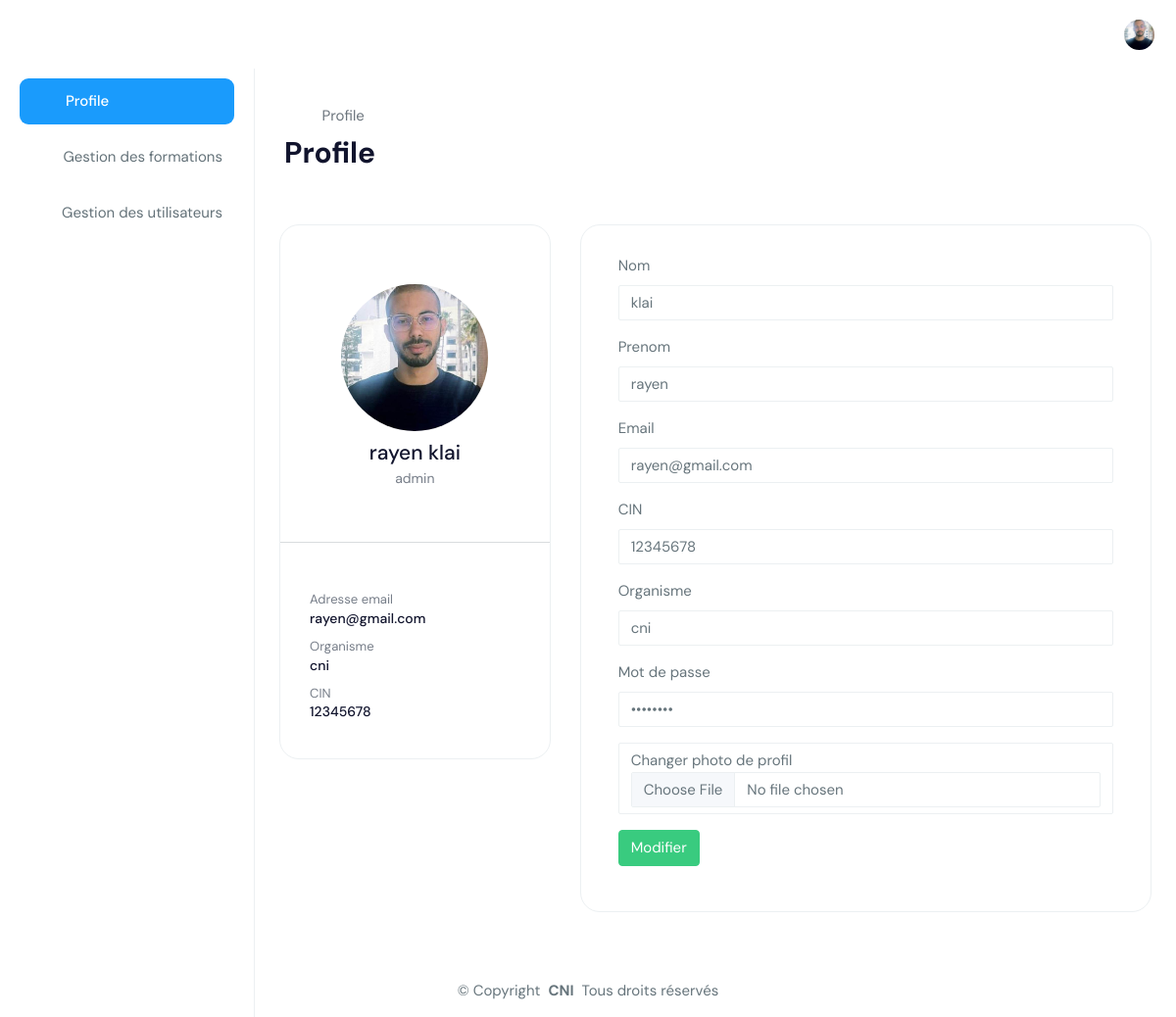
/admin (signed in), run on an earlier commit of the app's database.
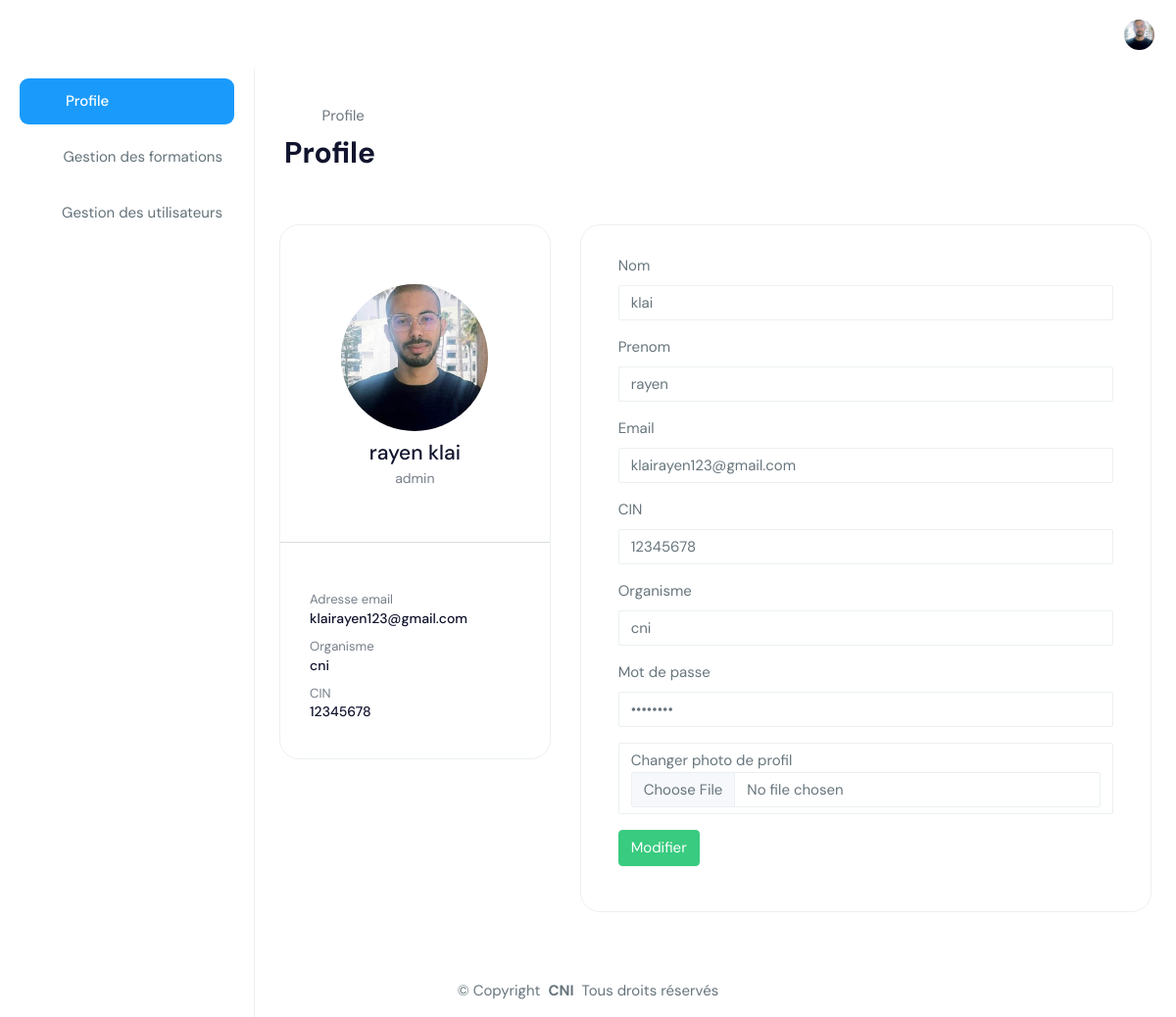
And on a later commit of the database.
### user/models.py (models this page shows, shortened)
class Profile(AbstractBaseUser, PermissionsMixin):
    email = models.EmailField(unique=True)
    first_name = models.CharField(max_length=30)
    last_name = models.CharField(max_length=30)
    cin_regex = RegexValidator(regex=r'^\d{8}$', message="CIN must be an 8-digit number.")
    cin = models.CharField(validators=[cin_regex], max_length=8)  # 8-digit number
    organisme = models.CharField(max_length=255)  # String field for organisme
    role = models.CharField(max_length=255)  # String field for role
    is_active = models.BooleanField(default=True)
    is_staff = models.BooleanField(default=False)
    img = models.ImageField(default='def.png',null=True,blank=True) # Image field for profile image
    objects = CustomUserManager()
    USERNAME_FIELD = 'email'
    REQUIRED_FIELDS = ['first_name', 'last_name', 'cin', 'organisme', 'role']

### customadmin/views.py (the view, shortened to what this page needs)
# urls.py: path('',views.Monprofile,name='monprofil'),
@custom_login_required
@staff_member_required
def Monprofile(request):
    user = request.user
    context = {
        'user': user,
        'messages': messages.get_messages(request)
    }
    return render(request, 'monprofile.html', context)

### templates/monProfile.html (shortened to what the changed rows need)
{% extends 'base.html' %}
{% load static %}
{% block content %}
<div class="page-wrapper">
<div class="page-breadcrumb">
    <div class="row align-items-center">
        <div class="col-6">
            <h1 class="mb-0 fw-bold">Profile</h1>
        </div>
    </div>
</div>
<div class="container-fluid">
    <div class="row">
        <div class="col-lg-4 col-xlg-3 col-md-5">
            <div class="card">
                <div class="card-body">
                    <center class="m-t-30"> <img src="{{user.img.url}}"
                            class="rounded-circle" width="150" />
                        <h4 class="card-title m-t-10">{{ user.first_name }} {{user.last_name}}</h4>
                        <h6 class="card-subtitle">{{user.role}}</h6>
                    </center>
                </div>
                <div class="card-body"> <small class="text-muted">Adresse email</small>
                    <h6>{{user.email}}</h6> <small class="text-muted p-t-30 db">Organisme</small>
                    <h6>{{user.organisme}}</h6> <small class="text-muted p-t-30 db">CIN</small>
                    <h6>{{user.cin}}</h6>
                </div>
            </div>
        </div>
        <div class="col-lg-8 col-xlg-9 col-md-7">
            <div class="card">
                <div class="card-body">
                    <form method="POST" enctype="multipart/form-data" class="form-horizontal form-material mx-2">
                        <div class="form-group">
                            <div class="col-md-12">
                                <input type="text" name="nom" value="{{user.last_name}}""
                                    class="form-control form-control-line">
                            </div>
                        </div>
                        <div class="form-group">
                            <div class="col-md-12">
                                <input type="text" name="prenom" value="{{user.first_name}}"
                                    class="form-control form-control-line">
                            </div>
                        </div>
                        <div class="form-group">
                            <div class="col-md-12">
                                <input type="email"  value={{user.email}}
                                    class="form-control form-control-line" name="email"
                                    id="email">
                            </div>
                        </div>
                        <div class="form-group">
                            <div class="col-md-12">
                                <input type="text" name="cin" value={{user.cin}}
                                    class="form-control form-control-line">
                            </div>
                        </div>
                        <div class="form-group">
                            <div class="col-md-12">
                                <input name="org" type="text" name="org"  value="{{user.organisme}}"
                                    class="form-control form-control-line">
                            </div>
                        </div>
                    </form>
                </div>
            </div>
        </div>
    </div>
</div>
{% endblock %}

### templates/base.html (shortened to what this page needs)
<!DOCTYPE html>
<html dir="ltr" lang="en">
{% load static %}
<head>
    <link href="{% static 'assets/libs/chartist/dist/chartist.min.css'%}" rel="stylesheet">
    <link href="{% static 'assets/libs/chartist-plugin-tooltips/dist/chartist-plugin-tooltip.css'%}" rel="stylesheet">
    <link href="{% static 'dist/css/style.min.css'%}" rel="stylesheet">
</head>
<body>
    <div id="main-wrapper" data-layout="vertical" data-navbarbg="skin5" data-sidebartype="full"
        data-sidebar-position="absolute" data-header-position="absolute" data-boxed-layout="full">
        <header class="topbar" data-navbarbg="skin6">
            <nav class="navbar top-navbar navbar-expand-md navbar-light">
                <div class="navbar-collapse collapse" id="navbarSupportedContent" data-navbarbg="skin5">
                    <ul class="navbar-nav float-end">
                        <li class="nav-item dropdown">
                            <a class="nav-link dropdown-toggle text-muted waves-effect waves-dark pro-pic" href="#" id="navbarDropdown" role="button" data-bs-toggle="dropdown" aria-expanded="false">
                                <img src="{{user.img.url}}" alt="user" class="rounded-circle" width="31">
                            </a>
                        </li>
                    </ul>
                </div>
            </nav>
        </header>
        <aside class="left-sidebar" data-sidebarbg="skin6">
            <div class="scroll-sidebar"  >
                <nav class="sidebar-nav" >
                    <ul id="sidebarnav">
                        <li class="sidebar-item"> <a class="sidebar-link waves-effect waves-dark sidebar-link"
                            href="{% url 'monprofil' %}" aria-expanded="false"><i
                                    class="mdi mdi-account-network"></i><span class="hide-menu">Profile</span></a></li>
                                    <li class="sidebar-item"> <a class="sidebar-link waves-effect waves-dark sidebar-link"
                                href="{% url 'index' %}" aria-expanded="false"><i class="mdi mdi-chair-school"></i><span
                                    class="hide-menu">Gestion des formations</span></a></li>
                                        <li class="sidebar-item">
                                            <a class="sidebar-link waves-effect waves-dark sidebar-link"  href="{% url 'indexUser' 0 %}" aria-expanded="false"
                                                onmouseover="showSubMenu()" onmouseout="hideSubMenu()">
                                                <i class="mdi mdi-human-male-female"></i>
                                                <span class="hide-menu">Gestion des utilisateurs</span>
                                            </a>
                                        </li>
                    </ul>
                </nav>
            </div>
        </aside>
        {% block content %}
        {% endblock %}
    </div>
</body>
<div class="container copyright text-center mt-4">
    <p>&copy; <span>Copyright</span> <strong class="px-1">CNI</strong> <span>Tous droits réservés</span></p>
  </div>
</html>

What changed in the data, as far as the page shows it:
changed Profile "rayen": email "rayen@gmail.com" → "klairayen123@gmail.com"
